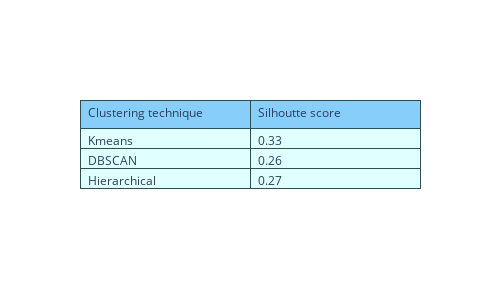

This figure's notebook cell:
### Code cell
fig = go.Figure(data=[go.Table(
    header=dict(values=['Clustering technique', 'Silhoutte score'],
                line_color='darkslategray',
                fill_color='lightskyblue',
                align='left'),
    cells=dict(values=[['Kmeans', 'DBSCAN', 'Hierarchical'], # 1st column
                       [round(silhouette_score(df_1, kmeans.labels_),2),  round(silhouette_score(df_1, dbscan.labels_),2), round(silhouette_score(df_1, hier.labels_),2)], #2nd column
                      ], # 3rd column
               line_color='darkslategray',
               fill_color='lightcyan',
               align='left'))
])

fig.update_layout(width=500, height=300)
fig.show()

### Figure 1 — Plotly figure (JSON) as saved in the notebook; plotly's stock layout.template omitted (floating-point values rounded to 4 significant figures)
{"data": [{"cells": {"align": "left", "fill": {"color": "lightcyan"}, "line": {"color": "darkslategray"}, "values": [["Kmeans", "DBSCAN", "Hierarchical"], [0.33, 0.26, 0.27]]}, "header": {"align": "left", "fill": {"color": "lightskyblue"}, "line": {"color": "darkslategray"}, "values": ["Clustering technique", "Silhoutte score"]}, "type": "table"}], "layout": {"height": 300, "width": 500}}
